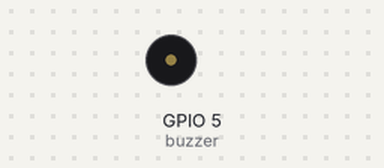
The sketch below on a simulated ESP32. Parts: buzzer (waves = sounding).

Above: at 0.0 s.
At 34.1 s:
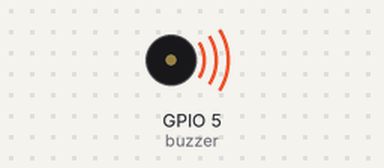
Timing chart, 0 to 40.0 s (numbered marks = the images above):
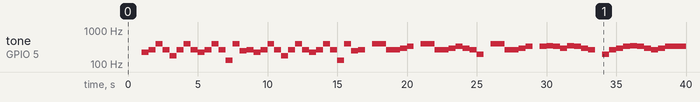

Measured:
- by itself, tone on GPIO 5 (buzzer): plays 220 Hz for 0.50 s, 262 Hz for 0.50 s, 392 Hz for 0.50 s, 262 Hz for 0.50 s, 175 Hz for 0.50 s, 262 Hz for 0.50 s … (65 notes in this stretch)

The sketch:

qingtian.ino
```cpp
#define buzzer (5)
int freq[] = {131, 147, 165, 175, 196, 220, 247,262, 294, 330, 349,370, 392,411, 440, 494,523, 587, 659, 698, 784, 880, 988};
//这里从左往右对应低音中音高音7个音以及中音中4与5之间的半音，5与6之间的半音的频率

int qianzou[] = {5, 7, 12, 7, 3, 7, 12, 7, 5,7,12,7,0,12,6,7};
//这些不是对应的简谱的音阶，而是对应的音阶在freq数组里的序号
int part1[]={12,12,7,7,8,9};
int part2[]={12,12,7,7,8,9,8,7,4};
int part3[]={12,12,7,7,8,9};
int part4[]={9,10,9,8,10,9,8,7};
int part5[]={4,7,8,9,10,9,8,7};
int part6[]={8,9,9,9,9,8,9,8,7,15};
int part7[]={7,7,7,7,7,6,7,7};
int part8[]={7,7,7,6,7,7};
int part9[]={7,7,7,12,12,12};
int part10[]={12,12,12,12,12,12};
int part11[]={12,12,12,12,10,9};
int part12[]={7,7,7,7,5,6,7,12,10,9,7,7};
int part13[]={7,7,7,7,9,7,5,6,7,12,10,9,7,8};
int part14[]={9,8,10,9};
int part15[]={7,12,15,16,15,12,7};
int part17[]={7,14,14};
int part18[]={14,12,12};
int part19[]={12,10,9,8,9,10,9};
int part20[]={9,11,13,9};
int part21[]={10,12,15,17,15,16,16};
int part22[]={16,16,12,12,14,12,10,8,9,10,12,14,7,14,15,15};
int part23[]={16,16,12,12,14,12,10,5,6,7,8,9,8,9,7};


int channel = 0;
int resolution = 8;
int noteDuration = 500;

void singing(int arr[],int size1)
{
  for(int i=0;i<size1;i++){
    ledcWriteTone(channel, freq[arr[i]]);
    delay(noteDuration);
  }
}
void setup() {
  Serial.begin(115200);
  ledcSetup(channel, freq[0], resolution);
  ledcAttachPin(buzzer, channel);
}
void loop()
{
  delay(1000);
singing(qianzou,16);
singing(qianzou,16);
ledcWriteTone(channel,0);
delay(500);
singing(part1,6);
ledcWriteTone(channel,0);
delay(500);

singing(part2,9);
ledcWriteTone(channel,0);
delay(500);

singing(part3,6);
ledcWriteTone(channel,0);
delay(500);

singing(part4,8);
ledcWriteTone(channel,0);
delay(500);

singing(part5,8);
singing(part6,9);
ledcWriteTone(channel,0);
delay(500);

singing(part5,8);
singing(part6,9);
ledcWriteTone(channel,0);
delay(500);

singing(part7,8);
singing(part8,6);
singing(part8,6);
singing(part9,6);
singing(part10,6);
singing(part11,6);
delay(500);
ledcWriteTone(channel,0);
delay(1000);

singing(part12,12);
ledcWriteTone(channel,0);
delay(500);

singing(part13,14);
ledcWriteTone(channel,0);
delay(500);

singing(part14,4);
ledcWriteTone(channel,0);
delay(500);

singing(part15,7);
ledcWriteTone(channel,0);
delay(500);

singing(part17,3);
ledcWriteTone(channel,0);
delay(500);

singing(part18,3);
ledcWriteTone(channel,0);
delay(500);

singing(part19,7);
ledcWriteTone(channel,0);
delay(1000);

singing(part20,4);
ledcWriteTone(channel,0);
delay(500);

singing(part21,7);
ledcWriteTone(channel,0);
delay(500);

singing(part22,16);
ledcWriteTone(channel,0);
delay(500);

singing(part14,4);
ledcWriteTone(channel,0);
delay(500);

singing(part15,7);
ledcWriteTone(channel,0);
delay(500);


singing(part17,3);
ledcWriteTone(channel,0);
delay(500);

singing(part18,3);
ledcWriteTone(channel,0);
delay(500);

singing(part19,7);
ledcWriteTone(channel,0);
delay(1000);

singing(part20,4);
ledcWriteTone(channel,0);
delay(500);

singing(part21,7);
ledcWriteTone(channel,0);
delay(500);

singing(part23,13);
ledcWriteTone(channel,0);
delay(500);
ledcWriteTone(channel, freq[9]);
delay(500);
ledcWriteTone(channel, freq[7]);
delay(800);

ledcWriteTone(channel,0);
delay(5000);

}
```
